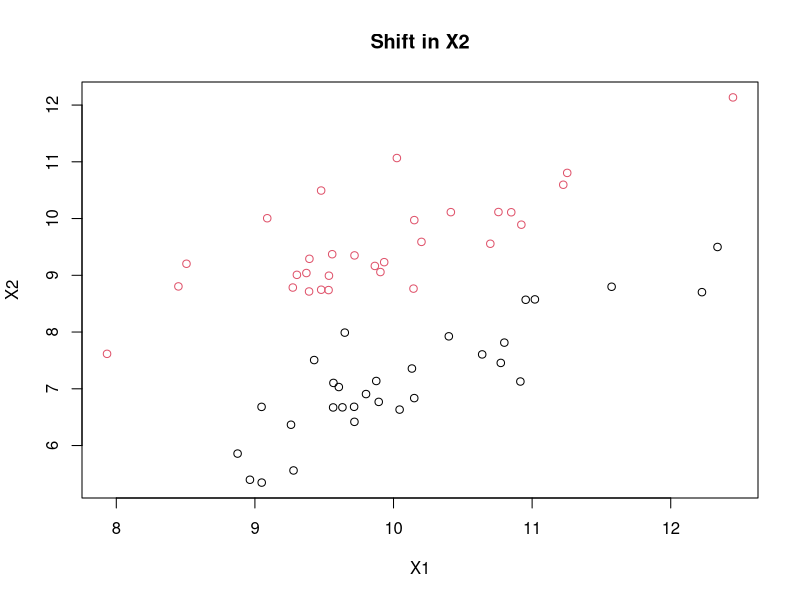
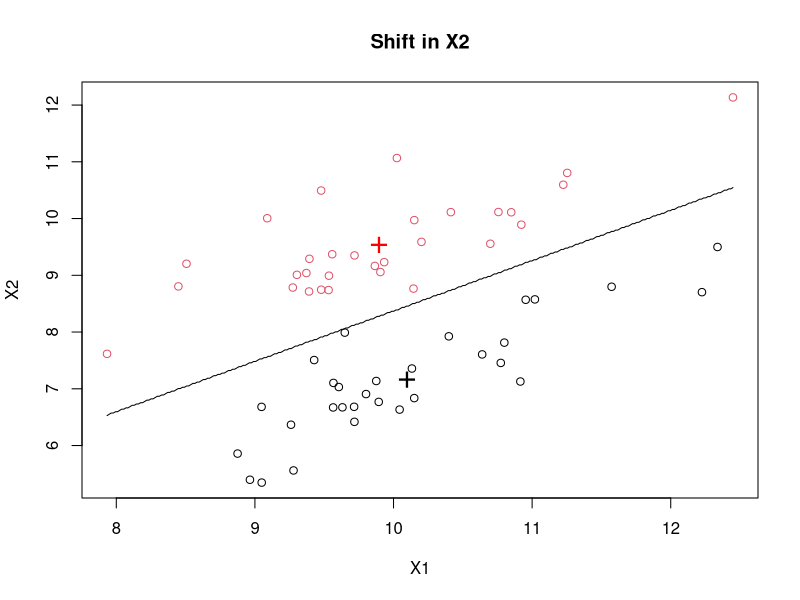
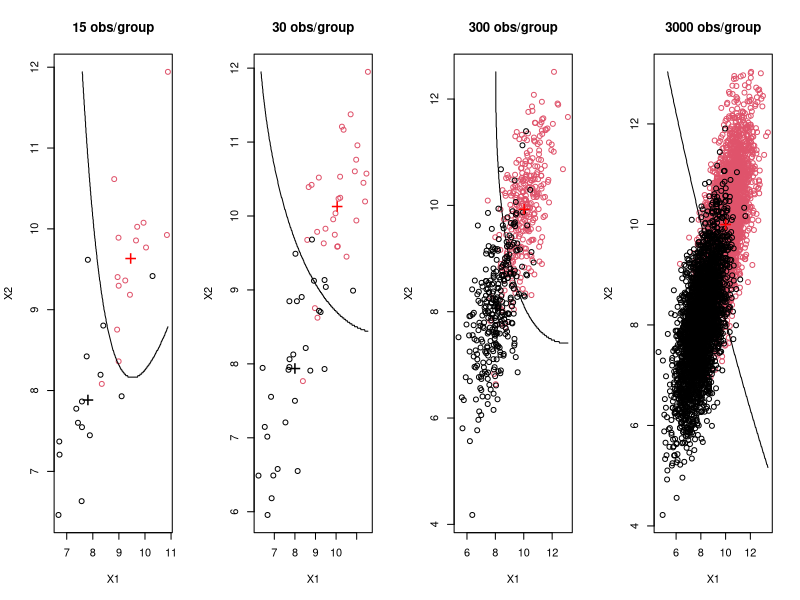
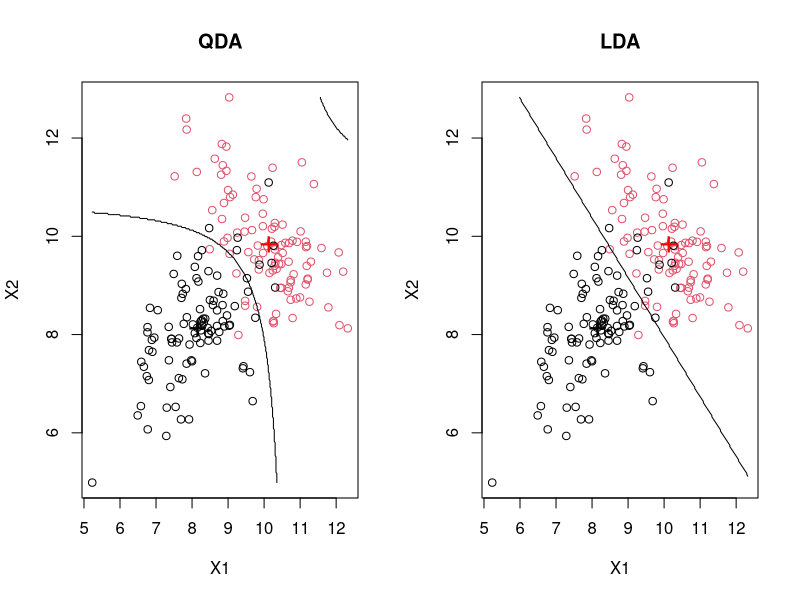
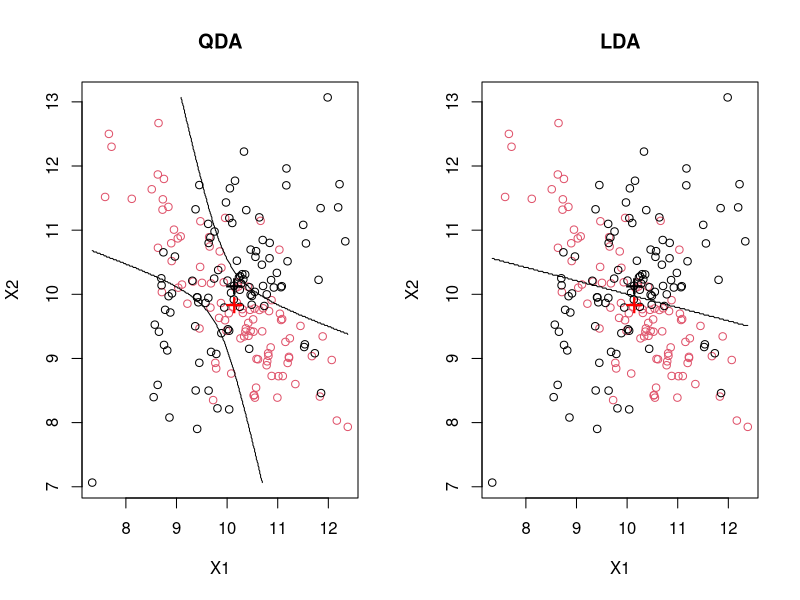

Here is the R script that generated these plots, in order:
## ---- chunk 1

library(MASS)
library(mvtnorm)
set.seed(1234)
dataYes <- mvrnorm(30, c(10, 10), matrix(c(1, .8, .8, 1), 2, 2, byrow = T))
dataNo <- mvrnorm(30, c(10, 7), matrix(c(1, .8, .8, 1), 2, 2, byrow = T))
full <- rbind(dataYes, dataNo)
full <- data.frame(full)
full$Response <- rep(c("Yes", "No"), each = 30)
full$Response <- factor(full$Response)
names(full)[1:2] <- c("X1", "X2")
plot(full[, 1:2], col = full$Response, main = "Shift in X2")
## ---- chunk 2
# construct the LDA model
mylda <- lda(Response ~ X1 + X2, data = full)

# draw discrimination line
np <- 300
nd.x <- seq(from = min(full$X1), to = max(full$X1), length.out = np)
nd.y <- seq(from = min(full$X2), to = max(full$X2), length.out = np)
nd <- expand.grid(X1 = nd.x, X2 = nd.y)

prd <- as.numeric(predict(mylda, newdata = nd)$class)

plot(full[, 1:2], col = full$Response, main = "Shift in X2")
points(mylda$means, pch = "+", cex = 2, col = c("black", "red"))
contour(
  x = nd.x, y = nd.y, z = matrix(prd, nrow = np, ncol = np),
  levels = c(1, 2), add = TRUE, drawlabels = FALSE
)
## ---- chunk 3
# Another scenario
dataYes <- mvrnorm(30, c(10, 10), matrix(c(1, .6, .6, 1), 2, 2, byrow = T))
dataNo <- mvrnorm(30, c(8, 8), matrix(c(1, .6, .6, 1), 2, 2, byrow = T))
full <- rbind(dataYes, dataNo)
full <- data.frame(full)
full$Response <- rep(c("Yes", "No"), each = 30)
full$Response <- factor(full$Response)
names(full)[1:2] <- c("X1", "X2")
## ---- chunk 4
full[61, 1] <- 11
full[61, 2] <- 0
full[61, 3] <- "Yes"
## ---- chunk 5
library(mvtnorm)
set.seed(1234)
muYes <- c(10, 10)
muNo <- c(8, 8)
Sigma <- matrix(c(1, .8, .8, 1), 2, 2, byrow = T)
nY <- 30
nN <- 30
dataYes <- rmvnorm(nY, muYes, Sigma)
dataNo <- rmvnorm(nN, muNo, Sigma)
train <- rbind(dataYes, dataNo)
train <- data.frame(train)
for (i in 3:20) {
  train <- cbind(train, rnorm(nY + nN))
}
names(train) <- paste("X", 1:20, sep = "")

train$Response <- rep(c("Yes", "No"), each = 30)
train$Response <- factor(train$Response)

# Creating a test set
muYes <- c(10, 10)
muNo <- c(8, 8)
Sigma <- matrix(c(1, .8, .8, 1), 2, 2, byrow = T)
nY <- 500
nN <- 500
dataYes <- rmvnorm(nY, muYes, Sigma)
dataNo <- rmvnorm(nN, muNo, Sigma)
test <- rbind(dataYes, dataNo)
test <- data.frame(test)
for (i in 3:20) {
  test <- cbind(test, rnorm(nY + nN))
}
names(test) <- paste("X", 1:20, sep = "")

test$Response <- rep(c("Yes", "No"), each = 500)
test$Response <- factor(test$Response)
## ---- chunk 6
mylda <- lda(Response ~ X1 + X2, data = train)
pred <- predict(mylda, newdata = test)$class # Predictions can come in many forms, the class form provides the categorical level of your response.
Truth <- test$Response
x <- table(pred, Truth) # Creating a confusion matrix
x
# Missclassification Error
ME <- (x[2, 1] + x[1, 2]) / 1000
ME
# Calculating overall accuracy
1 - ME
## ---- chunk 7
par(mfrow = c(1, 4))

library(MASS)
# Another scenario
set.seed(12)
dataYes <- mvrnorm(15, c(10, 10), matrix(c(1, .6, .6, 1), 2, 2, byrow = T))
dataNo <- mvrnorm(15, c(8, 8), matrix(c(1, .6, .6, 1), 2, 2, byrow = T))
full <- rbind(dataYes, dataNo)
full <- data.frame(full)
full$Response <- rep(c("Yes", "No"), each = 15)
full$Response <- factor(full$Response)
names(full)[1:2] <- c("X1", "X2")

# construct the model
mylda <- qda(Response ~ X1 + X2, data = full)

# draw discrimination line
np <- 300
nd.x <- seq(from = min(full$X1), to = max(full$X1), length.out = np)
nd.y <- seq(from = min(full$X2), to = max(full$X2), length.out = np)
nd <- expand.grid(X1 = nd.x, X2 = nd.y)

prd <- as.numeric(predict(mylda, newdata = nd)$class)

plot(full[, 1:2], col = full$Response, main = "15 obs/group")
points(mylda$means, pch = "+", cex = 2, col = c("black", "red"))
contour(
  x = nd.x, y = nd.y, z = matrix(prd, nrow = np, ncol = np),
  levels = c(1, 2), add = TRUE, drawlabels = FALSE
)

# Another scenario
dataYes <- mvrnorm(30, c(10, 10), matrix(c(1, .6, .6, 1), 2, 2, byrow = T))
dataNo <- mvrnorm(30, c(8, 8), matrix(c(1, .6, .6, 1), 2, 2, byrow = T))
full <- rbind(dataYes, dataNo)
full <- data.frame(full)
full$Response <- rep(c("Yes", "No"), each = 30)
full$Response <- factor(full$Response)
names(full)[1:2] <- c("X1", "X2")

# construct the model
mylda <- qda(Response ~ X1 + X2, data = full)

# draw discrimination line
np <- 300
nd.x <- seq(from = min(full$X1), to = max(full$X1), length.out = np)
nd.y <- seq(from = min(full$X2), to = max(full$X2), length.out = np)
nd <- expand.grid(X1 = nd.x, X2 = nd.y)

prd <- as.numeric(predict(mylda, newdata = nd)$class)

plot(full[, 1:2], col = full$Response, main = "30 obs/group")
points(mylda$means, pch = "+", cex = 2, col = c("black", "red"))
contour(
  x = nd.x, y = nd.y, z = matrix(prd, nrow = np, ncol = np),
  levels = c(1, 2), add = TRUE, drawlabels = FALSE
)

# Another scenario
dataYes <- mvrnorm(300, c(10, 10), matrix(c(1, .6, .6, 1), 2, 2, byrow = T))
dataNo <- mvrnorm(300, c(8, 8), matrix(c(1, .6, .6, 1), 2, 2, byrow = T))
full <- rbind(dataYes, dataNo)
full <- data.frame(full)
full$Response <- rep(c("Yes", "No"), each = 300)
full$Response <- factor(full$Response)
names(full)[1:2] <- c("X1", "X2")

# construct the model
mylda <- qda(Response ~ X1 + X2, data = full)

# draw discrimination line
np <- 300
nd.x <- seq(from = min(full$X1), to = max(full$X1), length.out = np)
nd.y <- seq(from = min(full$X2), to = max(full$X2), length.out = np)
nd <- expand.grid(X1 = nd.x, X2 = nd.y)

prd <- as.numeric(predict(mylda, newdata = nd)$class)

plot(full[, 1:2], col = full$Response, main = "300 obs/group")
points(mylda$means, pch = "+", cex = 2, col = c("black", "red"))
contour(
  x = nd.x, y = nd.y, z = matrix(prd, nrow = np, ncol = np),
  levels = c(1, 2), add = TRUE, drawlabels = FALSE
)

# Another scenario
dataYes <- mvrnorm(3000, c(10, 10), matrix(c(1, .6, .6, 1), 2, 2, byrow = T))
dataNo <- mvrnorm(3000, c(8, 8), matrix(c(1, .6, .6, 1), 2, 2, byrow = T))
full <- rbind(dataYes, dataNo)
full <- data.frame(full)
full$Response <- rep(c("Yes", "No"), each = 3000)
full$Response <- factor(full$Response)
names(full)[1:2] <- c("X1", "X2")

# construct the model
mylda <- qda(Response ~ X1 + X2, data = full)

# draw discrimination line
np <- 300
nd.x <- seq(from = min(full$X1), to = max(full$X1), length.out = np)
nd.y <- seq(from = min(full$X2), to = max(full$X2), length.out = np)
nd <- expand.grid(X1 = nd.x, X2 = nd.y)

prd <- as.numeric(predict(mylda, newdata = nd)$class)

plot(full[, 1:2], col = full$Response, main = "3000 obs/group")
points(mylda$means, pch = "+", cex = 2, col = c("black", "red"))
contour(
  x = nd.x, y = nd.y, z = matrix(prd, nrow = np, ncol = np),
  levels = c(1, 2), add = TRUE, drawlabels = FALSE
)
## ---- chunk 8
par(mfrow = c(1, 2))
set.seed(1234)
dataYes <- mvrnorm(100, c(10, 10), matrix(c(1, -.6, -.6, 1), 2, 2, byrow = T))
dataNo <- mvrnorm(100, c(8, 8), matrix(c(1, .6, .6, 1), 2, 2, byrow = T))
full <- rbind(dataYes, dataNo)
full <- data.frame(full)
full$Response <- rep(c("Yes", "No"), each = 100)
full$Response <- factor(full$Response)
names(full)[1:2] <- c("X1", "X2")

# construct the model
mylda <- qda(Response ~ X1 + X2, data = full)

# draw discrimination line
np <- 300
nd.x <- seq(from = min(full$X1), to = max(full$X1), length.out = np)
nd.y <- seq(from = min(full$X2), to = max(full$X2), length.out = np)
nd <- expand.grid(X1 = nd.x, X2 = nd.y)

prd <- as.numeric(predict(mylda, newdata = nd)$class)

plot(full[, 1:2], col = full$Response, main = "QDA")
points(mylda$means, pch = "+", cex = 2, col = c("black", "red"))
contour(
  x = nd.x, y = nd.y, z = matrix(prd, nrow = np, ncol = np),
  levels = c(1, 2), add = TRUE, drawlabels = FALSE
)

set.seed(1234)
dataYes <- mvrnorm(100, c(10, 10), matrix(c(1, -.6, -.6, 1), 2, 2, byrow = T))
dataNo <- mvrnorm(100, c(8, 8), matrix(c(1, .6, .6, 1), 2, 2, byrow = T))
full <- rbind(dataYes, dataNo)
full <- data.frame(full)
full$Response <- rep(c("Yes", "No"), each = 100)
full$Response <- factor(full$Response)
names(full)[1:2] <- c("X1", "X2")

# construct the model
mylda <- lda(Response ~ X1 + X2, data = full)

# draw discrimination line
np <- 300
nd.x <- seq(from = min(full$X1), to = max(full$X1), length.out = np)
nd.y <- seq(from = min(full$X2), to = max(full$X2), length.out = np)
nd <- expand.grid(X1 = nd.x, X2 = nd.y)

prd <- as.numeric(predict(mylda, newdata = nd)$class)

plot(full[, 1:2], col = full$Response, main = "LDA")
points(mylda$means, pch = "+", cex = 2, col = c("black", "red"))
contour(
  x = nd.x, y = nd.y, z = matrix(prd, nrow = np, ncol = np),
  levels = c(1, 2), add = TRUE, drawlabels = FALSE
)
## ---- chunk 9
# Another scenario
par(mfrow = c(1, 2))
set.seed(1234)
dataYes <- mvrnorm(100, c(10, 10), matrix(c(1, -.8, -.8, 1), 2, 2, byrow = T))
dataNo <- mvrnorm(100, c(10, 10), matrix(c(1, .5, .5, 1), 2, 2, byrow = T))
full <- rbind(dataYes, dataNo)
full <- data.frame(full)
full$Response <- rep(c("Yes", "No"), each = 100)
full$Response <- factor(full$Response)
names(full)[1:2] <- c("X1", "X2")

# construct the model
mylda <- qda(Response ~ X1 + X2, data = full)

# draw discrimination line
np <- 300
nd.x <- seq(from = min(full$X1), to = max(full$X1), length.out = np)
nd.y <- seq(from = min(full$X2), to = max(full$X2), length.out = np)
nd <- expand.grid(X1 = nd.x, X2 = nd.y)

prd <- as.numeric(predict(mylda, newdata = nd)$class)

plot(full[, 1:2], col = full$Response, main = "QDA")
points(mylda$means, pch = "+", cex = 2, col = c("black", "red"))
contour(
  x = nd.x, y = nd.y, z = matrix(prd, nrow = np, ncol = np),
  levels = c(1, 2), add = TRUE, drawlabels = FALSE
)

set.seed(1234)
dataYes <- mvrnorm(100, c(10, 10), matrix(c(1, -.8, -.8, 1), 2, 2, byrow = T))
dataNo <- mvrnorm(100, c(10, 10), matrix(c(1, .5, .5, 1), 2, 2, byrow = T))
full <- rbind(dataYes, dataNo)
full <- data.frame(full)
full$Response <- rep(c("Yes", "No"), each = 100)
full$Response <- factor(full$Response)
names(full)[1:2] <- c("X1", "X2")

# construct the model
mylda <- lda(Response ~ X1 + X2, data = full)

# draw discrimination line
np <- 300
nd.x <- seq(from = min(full$X1), to = max(full$X1), length.out = np)
nd.y <- seq(from = min(full$X2), to = max(full$X2), length.out = np)
nd <- expand.grid(X1 = nd.x, X2 = nd.y)

prd <- as.numeric(predict(mylda, newdata = nd)$class)

plot(full[, 1:2], col = full$Response, main = "LDA")
points(mylda$means, pch = "+", cex = 2, col = c("black", "red"))
contour(
  x = nd.x, y = nd.y, z = matrix(prd, nrow = np, ncol = np),
  levels = c(1, 2), add = TRUE, drawlabels = FALSE
)
